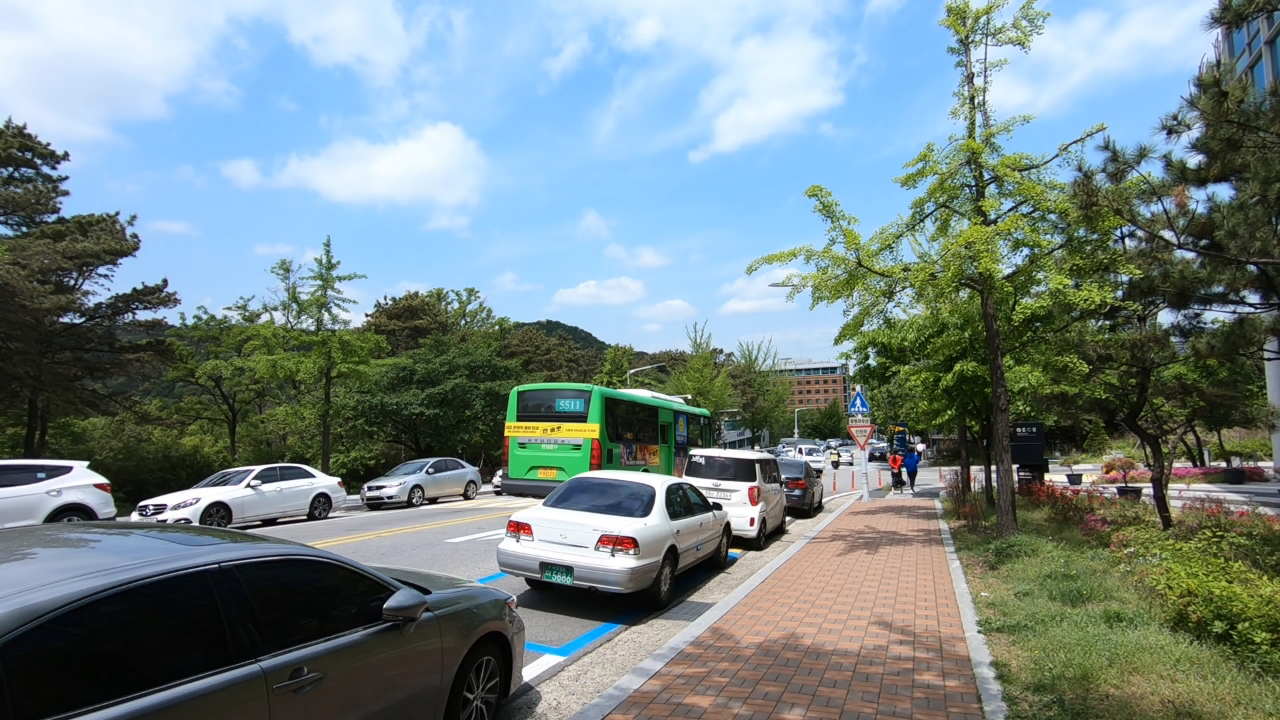
#> input picture data/00000000.png, 1280 x 720 px, found by its file name
$ python unprocessor_np.py
#> lines starting #> are read from the running program, lines starting #| are printed output that depends on the picture
import numpy as np
import cv2
from scipy.signal import convolve2d

class HamiltonAdam:
    """
    NumPy implementation of Hamilton-Adams demosaicing.
    J. Hamilton Jr. and J. Adams Jr. Adaptive color plan interpolation
    in single sensor color electronic camera, 1997, US Patent 5,629,734.
    """

    def __init__(self, pattern):
        """
        Initializes the demosaicing algorithm.
        Args:
            pattern (str): The Bayer pattern, e.g., 'rggb', 'grbg'.
        """
#> in main1, img is the input picture: shape (720, 1280, 3); mean B, G, R 136.2, 134.3, 117.3
        if pattern not in ['rggb', 'grbg', 'gbrg', 'bggr']:
            raise ValueError("Unsupported Bayer pattern: {}".format(pattern))
        self.pattern = pattern

        # Caching for generated masks to avoid re-computation
        self.mem_mosaic_bayer_mask = {}
        self.mem_algo2_mask = {}

        # Initialize convolution kernels for algorithm 1 and 2
        self._init_kernels_algo1()
        self._init_kernels_algo2()

    def _init_kernels_algo1(self):
        """Initializes the 6 kernels for the green channel interpolation (Algorithm 1)."""
        kernels = np.zeros((6, 5, 5), dtype=np.float32)
        # Kh: Horizontal average
        kernels[0, 2, 1] = 0.5
        kernels[0, 2, 3] = 0.5
        # Kv: Vertical average
        kernels[1, 1, 2] = 0.5
        kernels[1, 3, 2] = 0.5
        # Deltah: Horizontal second derivative
        kernels[2, 2, 0] = 1.0
        kernels[2, 2, 2] = -2.0
        kernels[2, 2, 4] = 1.0
        # Deltav: Vertical second derivative
        kernels[3, 0, 2] = 1.0
        kernels[3, 2, 2] = -2.0
        kernels[3, 4, 2] = 1.0
        # Diffh: Horizontal difference
        kernels[4, 2, 1] = 1.0
        kernels[4, 2, 3] = -1.0
        # Diffv: Vertical difference
        kernels[5, 1, 2] = 1.0
        kernels[5, 3, 2] = -1.0
        self.kernels_algo1 = kernels

    def _init_kernels_algo2(self):
        """Initializes the kernels for red/blue channel interpolation (Algorithm 2)."""
        kernels_chan = np.zeros((6, 3, 3), dtype=np.float32)
        kernels_green = np.zeros((4, 3, 3), dtype=np.float32)

        # Kh
        kernels_chan[0, 1, 0] = 0.5
        kernels_chan[0, 1, 2] = 0.5
        # Kv
        kernels_chan[1, 0, 1] = 0.5
        kernels_chan[1, 2, 1] = 0.5
        # Kp
        kernels_chan[2, 0, 0] = 0.5
        kernels_chan[2, 2, 2] = 0.5
        # Kn
        kernels_chan[3, 0, 2] = 0.5
        kernels_chan[3, 2, 0] = 0.5
        # Diffp
        kernels_chan[4, 0, 0] = -1.0
        kernels_chan[4, 2, 2] = 1.0
        # Diffn
        kernels_chan[5, 0, 2] = -1.0
        kernels_chan[5, 2, 0] = 1.0

        # Deltah
        kernels_green[0, 1, 0] = 0.25
        kernels_green[0, 1, 1] = -0.5
        kernels_green[0, 1, 2] = 0.25
        # Deltav
        kernels_green[1, 0, 1] = 0.25
        kernels_green[1, 1, 1] = -0.5
        kernels_green[1, 2, 1] = 0.25
        # Deltap
        kernels_green[2, 0, 0] = 1.0
        kernels_green[2, 1, 1] = -2.0
        kernels_green[2, 2, 2] = 1.0
        # Deltan
        kernels_green[3, 0, 2] = 1.0
        kernels_green[3, 1, 1] = -2.0
        kernels_green[3, 2, 0] = 1.0

        self.kernels_algo2_chan = kernels_chan
        self.kernels_algo2_green = kernels_green

    def _convolve(self, images, kernels):
        """Helper to apply multiple convolutions to a batch of images."""
        B, H, W = images.shape
        C, kH, kW = kernels.shape

        # Pad images once before all convolutions
        pad_h, pad_w = kH // 2, kW // 2
        padded_images = np.pad(images, ((0, 0), (pad_h, pad_h), (pad_w, pad_w)), mode='edge')

        output = np.zeros((B, C, H, W), dtype=images.dtype)
        for b in range(B):
            for c in range(C):
                output[b, c] = convolve2d(padded_images[b], kernels[c], mode='valid')
        return output

    def _algo1(self, x, green_mask):
        """Green channel interpolation."""
        # Get the raw CFA data (sum of R, G, B channels)
        rawq = np.sum(x, axis=1)  # [B, 2H, 2W]

        conv_rawq = self._convolve(rawq, self.kernels_algo1)  # [B, 6, 2H, 2W]

        rawh = conv_rawq[:, 0] - conv_rawq[:, 2] / 4
        rawv = conv_rawq[:, 1] - conv_rawq[:, 3] / 4
        CLh = np.abs(conv_rawq[:, 4]) + np.abs(conv_rawq[:, 2])
        CLv = np.abs(conv_rawq[:, 5]) + np.abs(conv_rawq[:, 3])

        # Directional interpolation based on gradients
        CLlocation = np.sign(CLh - CLv)
        green = (1 + CLlocation) * rawv / 2 + (1 - CLlocation) * rawh / 2

        # Combine interpolated green with original green pixels
        green = green * (1 - green_mask) + rawq * green_mask
        return green[:, np.newaxis, :, :]  # [B, 1, 2H, 2W]

    def _algo2(self, green, x_chan, mask_ochan, mode):
        """Red and Blue channel interpolation."""
        _, H, W = green.shape[1:]
        maskGr, maskGb = self._algo2_mask(H, W)

        if mode == 2:  # Swap masks for Blue channel processing
            maskGr, maskGb = maskGb, maskGr

        conv_mosaic = self._convolve(x_chan[:, 0], self.kernels_algo2_chan)
        conv_green = self._convolve(green[:, 0], self.kernels_algo2_green)

        Ch = maskGr * (conv_mosaic[:, 0] - conv_green[:, 0])
        Cv = maskGb * (conv_mosaic[:, 1] - conv_green[:, 1])
        Cp = mask_ochan * (conv_mosaic[:, 2] - conv_green[:, 2] / 4)
        Cn = mask_ochan * (conv_mosaic[:, 3] - conv_green[:, 3] / 4)
        CLp = mask_ochan * (np.abs(conv_mosaic[:, 4]) + np.abs(conv_green[:, 2]))
        CLn = mask_ochan * (np.abs(conv_mosaic[:, 5]) + np.abs(conv_green[:, 3]))

        CLlocation = np.sign(CLp - CLn)
        chan = (1 + CLlocation) * Cn / 2 + (1 - CLlocation) * Cp / 2
        chan = (chan + Ch + Cv) + x_chan[:, 0]
        return chan[:, np.newaxis, :, :]

    def _algo2_mask(self, H, W):
        """Generates masks for red/blue interpolation locations."""
        if (H, W) in self.mem_algo2_mask:
            return self.mem_algo2_mask[(H, W)]

        maskGr = np.zeros((H, W), dtype=np.float32)
        maskGb = np.zeros((H, W), dtype=np.float32)

        if self.pattern == 'grbg':
            maskGr[0::2, 0::2] = 1
            maskGb[1::2, 1::2] = 1
        elif self.pattern == 'rggb':
            maskGr[0::2, 1::2] = 1
            maskGb[1::2, 0::2] = 1
        elif self.pattern == 'gbrg':
            maskGb[0::2, 0::2] = 1
            maskGr[1::2, 1::2] = 1
        elif self.pattern == 'bggr':
            maskGb[0::2, 1::2] = 1
            maskGr[1::2, 0::2] = 1

        self.mem_algo2_mask[(H, W)] = (maskGr, maskGb)
        return maskGr, maskGb

    def _mosaic_bayer_mask(self, H, W):
        """Generates masks for R, G, B channels based on the Bayer pattern."""
        if (H, W) in self.mem_mosaic_bayer_mask:
            return self.mem_mosaic_bayer_mask[(H, W)]

        # Map pattern characters to channel indices (R=0, G=1, B=2)
        c_map = {'r': 0, 'g': 1, 'b': 2}

        mask = np.zeros((3, H, W), dtype=np.float32)
        mask[c_map[self.pattern[0]], 0::2, 0::2] = 1
        mask[c_map[self.pattern[1]], 0::2, 1::2] = 1
        mask[c_map[self.pattern[2]], 1::2, 0::2] = 1
        mask[c_map[self.pattern[3]], 1::2, 1::2] = 1

        self.mem_mosaic_bayer_mask[(H, W)] = mask
        return mask

    def _pack_in_one(self, x):
        """Packs 4 bayer channels into a single 2D image."""
        B, _, H, W = x.shape
        y = np.zeros((B, 2 * H, 2 * W), dtype=x.dtype)
        y[:, 0::2, 0::2] = x[:, 0]
        y[:, 0::2, 1::2] = x[:, 1]
        y[:, 1::2, 0::2] = x[:, 2]
        y[:, 1::2, 1::2] = x[:, 3]
        return y

    def __call__(self, x):
        """
        Executes the Hamilton-Adams demosaicing.
        Args:
            x (np.ndarray): Input Bayer image with shape (B, 4, H, W).
                            The 4 channels correspond to the RGGB (or other pattern) pixels.
        Returns:
            np.ndarray: Demosaiced RGB image with shape (B, 3, 2*H, 2*W).
        """
        B_orig, _, H, W = x.shape
        x = x.reshape(-1, 4, H, W)  # Handle potential extra dimensions

        # Pack the 4 channels into a single channel CFA mosaic
        x_packed = self._pack_in_one(x)  # [B, 2H, 2W]

        # Generate masks for R, G, B locations
        mask = self._mosaic_bayer_mask(2 * H, 2 * W)  # [3, 2H, 2W]

        # Create a masked version of the input for each channel
        # Broadcasting: (B, 1, 2H, 2W) * (1, 3, 2H, 2W) -> (B, 3, 2H, 2W)
        x_masked = x_packed[:, np.newaxis, :, :] * mask[np.newaxis, :, :, :]

        # 1. Green interpolation (Algorithm 1)
        green = self._algo1(x_masked, mask[1])

        # 2. Red and Blue demosaicing (Algorithm 2)
        red = self._algo2(green, x_masked[:, 0][:, np.newaxis], mask[2], 1)
        blue = self._algo2(green, x_masked[:, 2][:, np.newaxis], mask[0], 2)

        # 3. Stack channels to form the final RGB image
        y = np.concatenate((red, green, blue), axis=1)

        # Reshape to original batch size
        return y.reshape(B_orig, -1, 2 * H, 2 * W)


class ImageUnprocessor:
    """
    将sRGB图像转换为模拟原始数据并添加噪声的预处理类。
    (NumPy版本)
    """

    def __init__(self):
        # 定义常量
        self.rgb2xyz = np.array([
            [0.4124564, 0.3575761, 0.1804375],
            [0.2126729, 0.7151522, 0.0721750],
            [0.0193339, 0.1191920, 0.9503041]
        ], dtype=np.float32)

        # XYZ -> Camera 色彩校正矩阵
        self.xyz2cams = np.array([
            [[1.0234, -0.2969, -0.2266],
             [-0.5625, 1.6328, -0.0469],
             [-0.0703, 0.2188, 0.6406]],
            [[0.4913, -0.0541, -0.0202],
             [-0.613, 1.3513, 0.2906],
             [-0.1564, 0.2151, 0.7183]],
            [[0.838, -0.263, -0.0639],
             [-0.2887, 1.0725, 0.2496],
             [-0.0627, 0.1427, 0.5438]],
            [[0.6596, -0.2079, -0.0562],
             [-0.4782, 1.3016, 0.1933],
             [-0.097, 0.1581, 0.5181]]
        ], dtype=np.float32)

        np.random.seed(42)

    def random_ccm(self):
        """生成随机的RGB->Camera色彩校正矩阵"""
        num_ccms = len(self.xyz2cams)
        weights = (np.random.rand(num_ccms, 1, 1) * (1e8 - 1e-8) + 1e-8).astype(np.float32)
        weights_sum = np.sum(weights, axis=0)
        xyz2cam = np.sum(self.xyz2cams * weights, axis=0) / weights_sum

        # 计算RGB->Camera CCM
        rgb2cam = xyz2cam @ self.rgb2xyz

        # 归一化每行
        rgb2cam = rgb2cam / np.sum(rgb2cam, axis=-1, keepdims=True)
        return rgb2cam

    def random_gains(self):
        """生成随机增益用于亮度和白平衡"""
        # RGB增益表示亮度
        rgb_gain = 1.0 / np.random.normal(loc=0.8, scale=0.1)

        # 红色和蓝色增益表示白平衡
        red_gain = np.random.rand() * (2.4 - 1.9) + 1.9
        blue_gain = np.random.rand() * (1.9 - 1.5) + 1.5
        return np.float32(rgb_gain), np.float32(red_gain), np.float32(blue_gain)

    def inverse_smoothstep(self, image):
        """近似反转全局色调映射曲线"""
        image = np.clip(image, 0.0, 1.0)
        return 0.5 - np.sin(np.arcsin(1.0 - 2.0 * image) / 3.0)
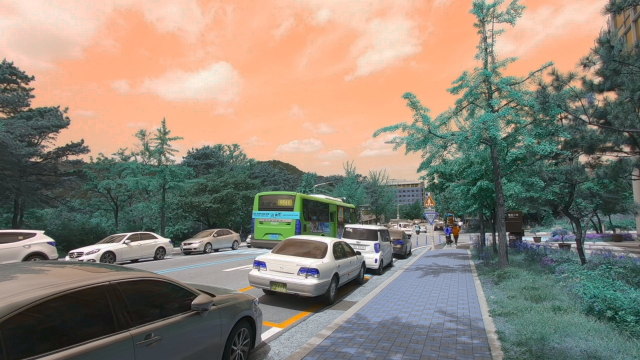
#> returned value: shape (720, 1280, 3) float32 (shown at 1/2 size); mean of channels 0, 1, 2 0.467, 0.518, 0.558; drawn as B, G, R

    def gamma_expansion(self, image):
        """从gamma空间转换到线性空间"""
        return np.maximum(image, 1e-8) ** 2.2

    def apply_ccm(self, image, ccm):
        """应用色彩校正矩阵"""
        shape = image.shape
        image = image.reshape(-1, 3)
        # torch.tensordot(image, ccm, dims=([-1], [-1])) is equivalent to image @ ccm.T
        image = image @ ccm.T
        return image.reshape(shape)
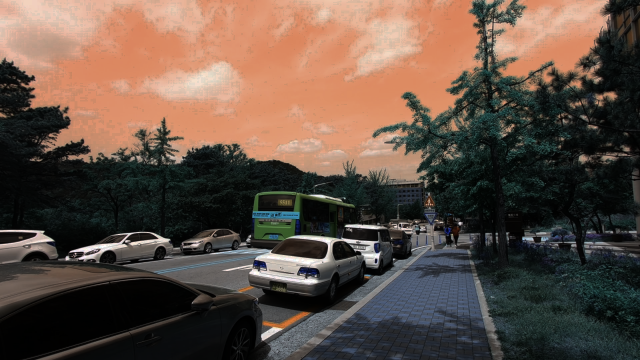
#> returned value: shape (720, 1280, 3) float32 (shown at 1/2 size); mean of channels 0, 1, 2 0.269, 0.311, 0.381; drawn as B, G, R

    def safe_invert_gains(self, image, rgb_gain, red_gain, blue_gain):
        """反转增益"""
#> called with rgb_gain = 1.2, red_gain = 2.25, blue_gain = 1.51
        gains = np.array([1.0 / red_gain, 1.0, 1.0 / blue_gain], dtype=np.float32) / rgb_gain
        gains = gains[np.newaxis, np.newaxis, :]
        return image * gains
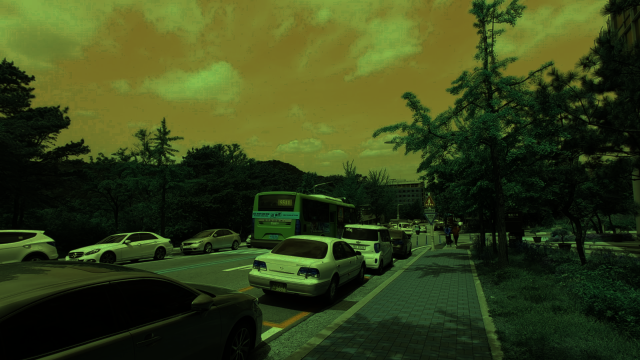
#> returned value: shape (720, 1280, 3) float32 (shown at 1/2 size); mean of channels 0, 1, 2 0.0991, 0.259, 0.21; drawn as B, G, R

    def mosaic(self, image):
        """从RGB图像中提取RGGB拜耳模式"""
        red = image[0::2, 0::2, 0]
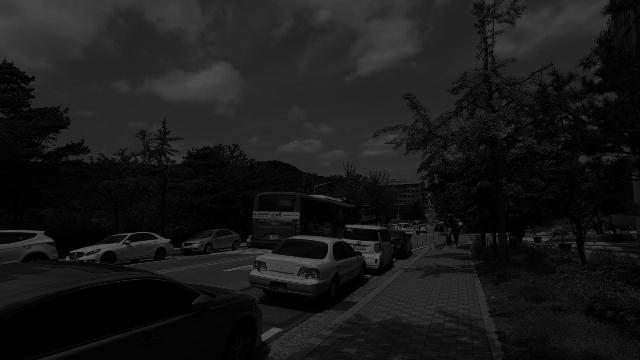
#> red: shape (360, 640) float32; min 9.27e-19, max 0.369, mean 0.0993
        green_red = image[0::2, 1::2, 1]
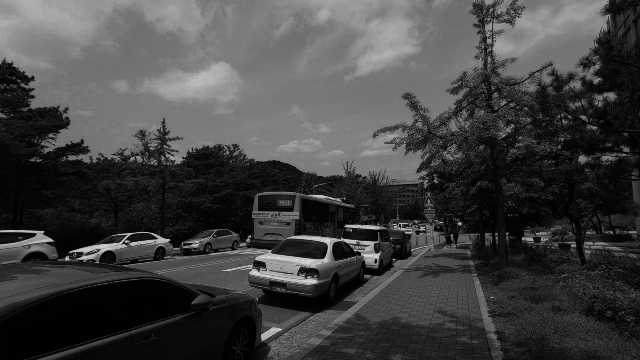
#> green_red: shape (360, 640) float32; min 2.09e-18, max 0.832, mean 0.259
        green_blue = image[1::2, 0::2, 1]
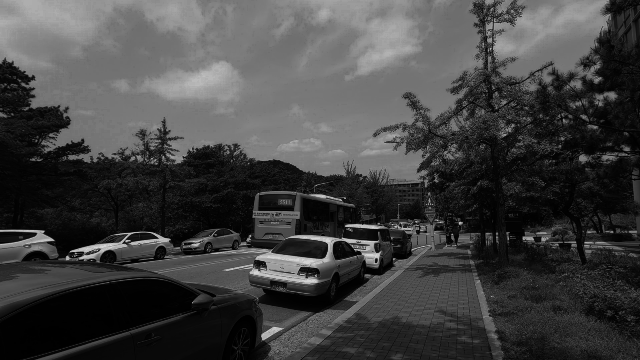
#> green_blue: shape (360, 640) float32; min 2.09e-18, max 0.832, mean 0.259
        blue = image[1::2, 1::2, 2]
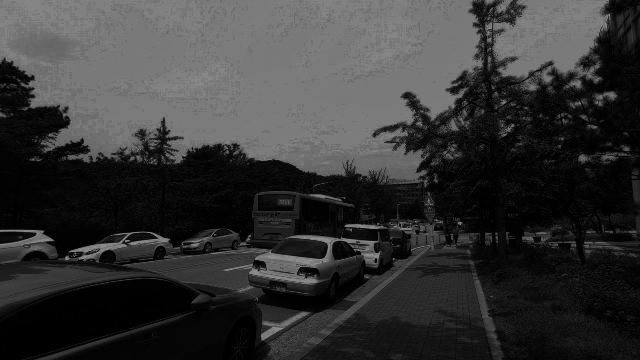
#> blue: shape (360, 640) float32; min 1.41e-05, max 0.552, mean 0.21
        # Stack along the last axis to create a 4-channel image
        return np.stack((red, green_red, green_blue, blue), axis=-1)
#> returned value: shape (360, 640, 4) float32

    def random_noise_levels(self):
        """从对数-对数线性分布生成随机噪声水平"""
        log_min_shot_noise = np.log(0.0001)
        log_max_shot_noise = np.log(0.012)
        log_shot_noise = np.random.rand() * (log_max_shot_noise - log_min_shot_noise) + log_min_shot_noise
        shot_noise = np.exp(log_shot_noise)

        line = lambda x: 2.18 * x + 1.20
        log_read_noise = line(log_shot_noise) + np.random.normal(loc=0.0, scale=0.26)
        read_noise = np.exp(log_read_noise)
        return np.float32(shot_noise), np.float32(read_noise)

    def add_noise(self, image, shot_noise=0.01, read_noise=0.0005):
        """添加随机散粒噪声和读取噪声"""
        variance = image * shot_noise + read_noise
        # Ensure variance is non-negative
        variance = np.maximum(variance, 0)
        noise = np.random.normal(loc=0.0, scale=np.sqrt(variance))
        return image + noise.astype(np.float32)

    def unprocess(self, image, rgb2cam=None, rgb_gain=None, red_gain=None, blue_gain=None):
        """将sRGB图像转换为模拟原始数据"""
        # 使用传入参数或随机生成参数
        if rgb2cam is None:
            rgb2cam = self.random_ccm()

        if None in (rgb_gain, red_gain, blue_gain):
            rgb_gain, red_gain, blue_gain = self.random_gains()

        # 近似反转全局色调映射
        image = self.inverse_smoothstep(image)
        # 反转gamma压缩
        image = self.gamma_expansion(image)
        # 反转色彩校正
        image = self.apply_ccm(image, rgb2cam)
        # 近似反转白平衡和亮度
        image = self.safe_invert_gains(image, rgb_gain, red_gain, blue_gain)
        # 钳位饱和像素
        image = np.clip(image, 0.0, 1.0)
        linear_RGB = image
        # 应用拜耳马赛克
        image = self.mosaic(image)

        metadata = {
            'rgb2cam': rgb2cam,
            'rgb_gain': rgb_gain,
            'red_gain': red_gain,
            'blue_gain': blue_gain,
        }
        return image, linear_RGB, metadata

    def forward(self, image, add_noise=True, shot_noise=None, read_noise=None,
                rgb2cam=None, rgb_gain=None, red_gain=None, blue_gain=None):
        """处理图像的主函数"""
        noise_image = None
        if add_noise and (shot_noise is None or read_noise is None):
            shot_noise, read_noise = self.random_noise_levels()

        image, linear_RGB, metadata = self.unprocess(image, rgb2cam, rgb_gain, red_gain, blue_gain)
#> metadata = {'rgb2cam': [[0.641, 0.235, 0.125], [0.0944, 0.708, 0.198], [0.0171, 0.22, 0.763]], 'rgb_gain': 1.2, 'red_gain': 2.25, 'blue_gain': 1.51}
#> (the rest of the program and of its run is left out)
